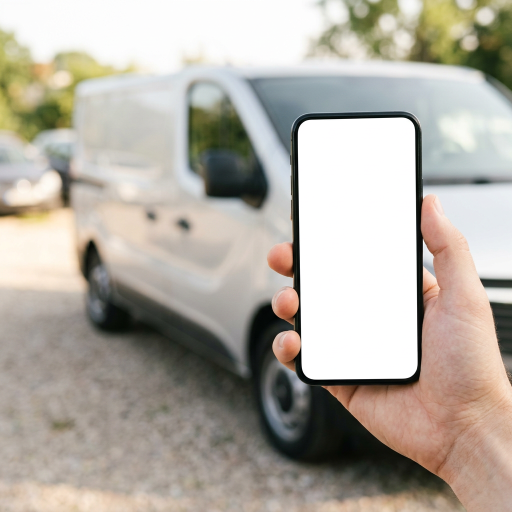
#> input picture assets-ki/hand-smartphone.png, 1024 x 1024 px, found by its file name (shown at 1/2 size)
$ python foto-montage.py ../assets-ki/hand-smartphone.png ../assets-ki/hand-smartphone.png
#> lines starting #> are read from the running program, lines starting #| are printed output that depends on the picture; after the words box and inside, x2 and y2 are one past the last pixel; in counts of white or black regions, pixels touching at a corner belong together
"""Setzt eine RentBase-Smartphone-Ansicht perspektivisch in das KI-Handfoto ein.

Aufruf:  python scripts/foto-montage.py <bildschirm.png> <ausgabe.webp>
Bildschirm-PNG: mit ../Rent-Base-Video/cap-screen.mjs (RATIO=0.447) aufgenommen.
"""
import os, sys
import numpy as np
from PIL import Image, ImageFilter

src_png, out_path = sys.argv[1], sys.argv[2]
S = 2
photo = Image.open('assets-ki/hand-smartphone.png').convert('RGB')
#> photo is the input picture: PIL image 1024x1024 RGB; mean R, G, B 179, 172.7, 163
W, H = photo.size
#> W = 1024; H = 1024
a = np.asarray(photo).astype(int)
white = (a[:, :, 0] > 238) & (a[:, :, 1] > 238) & (a[:, :, 2] > 238)
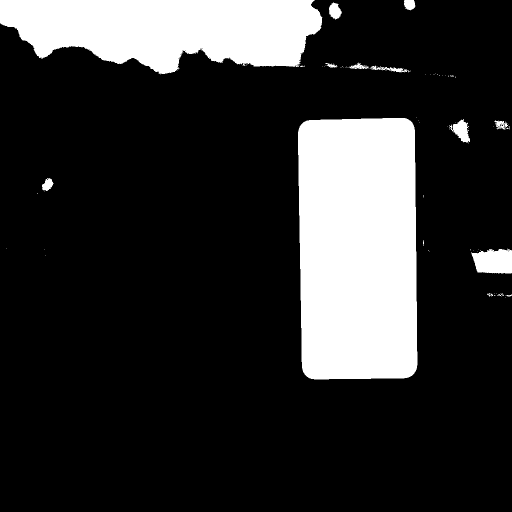
#> white: shape (1024, 1024) bool (shown at 1/2 size); 18.9% white; 82 white regions (68 under 20 px), largest, box (x1, y1, x2, y2) and area: (596, 236, 835, 759) 120358, (0, 0, 645, 149) 71349, (942, 498, 1024, 547) 3347
box = np.zeros_like(white); box[225:770, 585:850] = True   # Bildschirmbereich im Foto
white &= box
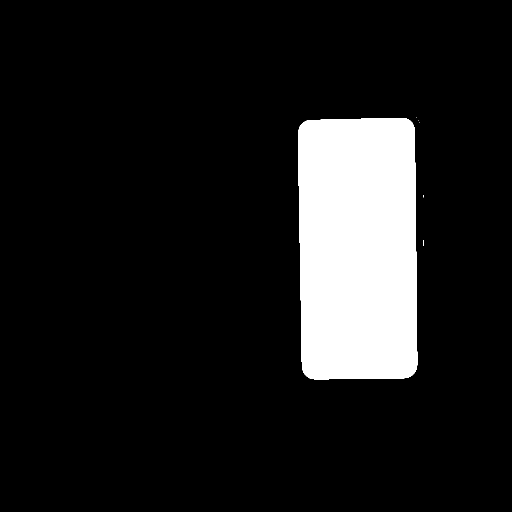
#> white: shape (1024, 1024) bool (shown at 1/2 size); 11.5% white; 6 white regions (5 under 20 px), largest, box (x1, y1, x2, y2) and area: (596, 236, 835, 759) 120358
ys, xs = np.nonzero(white); y0, y1 = ys.min(), ys.max()
#> after `y0, y1 = (ys.min(), ys.max())`: y0 = 234; y1 = 758
rows = np.arange(y0 + 40, y1 - 40)
#> rows = 444 values from 274 to 717
left = np.array([np.nonzero(white[y])[0].min() for y in rows]); right = np.array([np.nonzero(white[y])[0].max() for y in rows])
#> after `left = np.array([np.nonzero(white[y])[0].min() for y in rows])`: left = 444 values from 596 to 603
#> after `right = np.array([np.nonzero(white[y])[0].max() for y in rows])`: right = 444 values, max 847 at index 209, min 829 at index 0, mean 831.9
cols = np.arange(int(np.percentile(xs, 20)), int(np.percentile(xs, 80)))
#> cols = 139 values from 646 to 784
top = np.array([np.nonzero(white[:, x])[0].min() for x in cols]); bot = np.array([np.nonzero(white[:, x])[0].max() for x in cols])
#> after `top = np.array([np.nonzero(white[:, x])[0].min() for x in cols])`: top = 139 values, max 239 at index 0, min 236 at index 119, mean 237.7
#> after `bot = np.array([np.nonzero(white[:, x])[0].max() for x in cols])`: bot = 139 values, max 758 at index 0, min 756 at index 96, mean 756.8
fl, fr, ft, fb = (np.polyfit(rows, left, 1), np.polyfit(rows, right, 1), np.polyfit(cols, top, 1), np.polyfit(cols, bot, 1))
#> fl = [0.0173, 591.1]; fr = [0.00931, 827.3]; ft = [-0.0246, 255.3]; fb = [-0.0126, 765.8]
def inter(fv, fh):
    y = (fh[0] * fv[1] + fh[1]) / (1 - fh[0] * fv[0]); return (fv[0] * y + fv[1], y)
#> after `y = (fh[0] * fv[1] + fh[1]) / (1 - fh[0] * fv[0])`: y = 240.6
corners = [inter(fl, ft), inter(fr, ft), inter(fr, fb), inter(fl, fb)]
#> corners = [(595.3, 240.6), (829.5, 234.9), (834.4, 755.3), (604.2, 758.2)]
big = photo.resize((W * S, H * S), Image.LANCZOS)
scr = Image.open(src_png).convert('RGB'); sw, sh = scr.size
#> after `sw, sh = scr.size`: sw = 1024; sh = 1024
dst = [(x * S, y * S) for x, y in corners]; srcpts = [(0, 0), (sw, 0), (sw, sh), (0, sh)]
#> after `dst = [(x * S, y * S) for x, y in corners]`: dst = [(1190.5, 481.2), (1659, 469.7), (1668.7, 1510.5), (1208.4, 1516.4)]
A, B = [], []
for (x, y), (u, v) in zip(dst, srcpts):
    A += [[x, y, 1, 0, 0, 0, -u * x, -u * y], [0, 0, 0, x, y, 1, -v * x, -v * y]]; B += [u, v]
#> this loop made 4 passes
#> (x, y, u, v, B) on passes 2 to 4: (1659, 469.7, 1024, 0, [0, 0, 1024, 0]), (1668.7, 1510.5, 1024, 1024, [0, 0, 1024, 0, 1024, 1024]), (1208.4, 1516.4, 0, 1024, [0, 0, 1024, 0, 1024, 1024, 0, 1024])
#> (x, y, u, v) on pass 1: (1190.5, 481.2, 0, 0)
#> after the loop, A = 8 items
coef = np.linalg.solve(np.array(A, float), np.array(B, float))
#> coef = [2.21, -0.0382, -2609.8, 0.024, 0.976, -498.4, 1.12e-05, -1.73e-05]
warped = scr.transform(big.size, Image.PERSPECTIVE, tuple(coef), Image.BICUBIC)
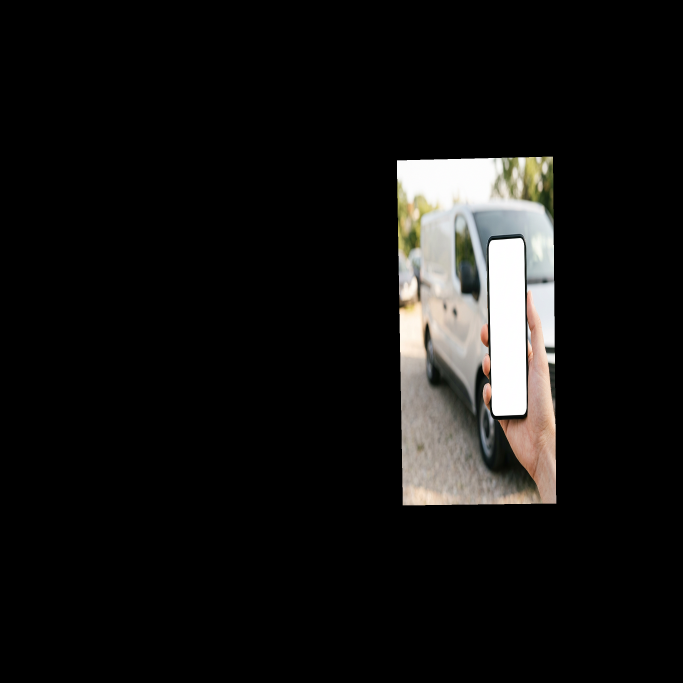
#> warped: PIL image 2048x2048 RGB (shown at 1/3 size); mean R, G, B 20.6, 19.8, 18.7
mask = Image.fromarray((white * 255).astype('uint8')).filter(ImageFilter.MaxFilter(3)).resize(big.size, Image.LANCZOS).filter(ImageFilter.GaussianBlur(0.8))
out = big.copy(); out.paste(warped, (0, 0), mask)
#> after `out.paste(warped, (0, 0), mask)`:
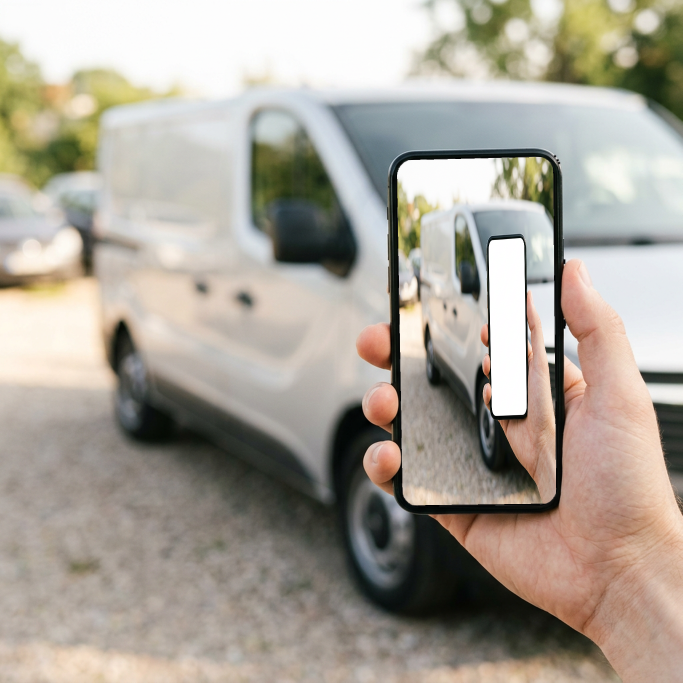
#> out: PIL image 2048x2048 RGB (shown at 1/3 size); mean R, G, B 170.1, 163, 152.2
out.paste(Image.new('RGB', big.size, (255, 255, 255)), (0, 0), mask.point(lambda v: int(v * 0.05)))
os.makedirs(os.path.dirname(out_path), exist_ok=True)
out.save(out_path, quality=88, method=6)
print(out_path, out.size)
#| ../assets-ki/hand-smartphone.png (2048, 2048)
